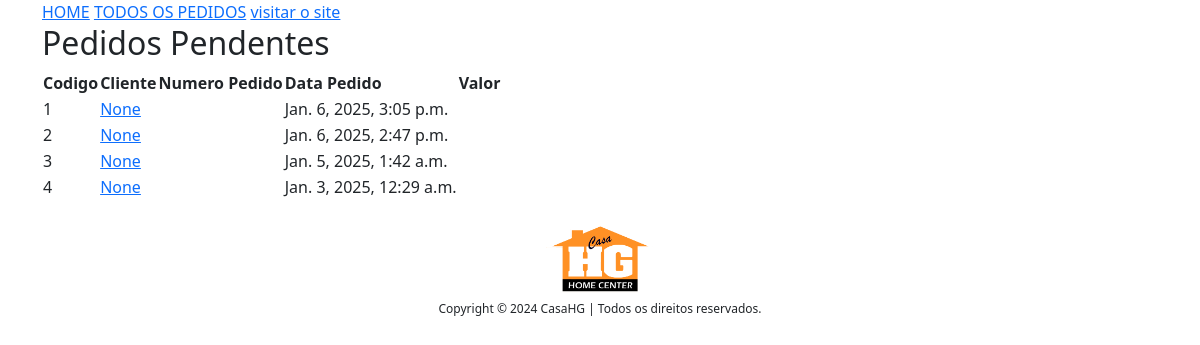
Before: /admin-todos-pedido/ (signed in) with the older database file.
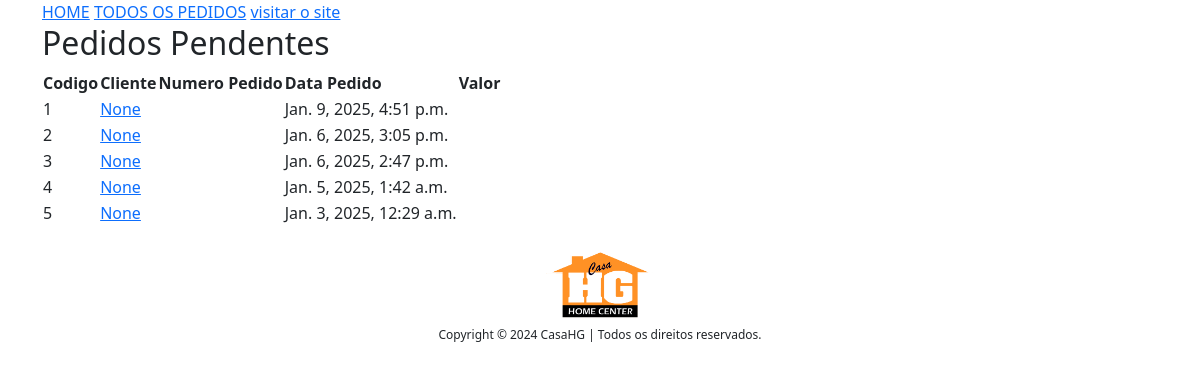
After: the same page with the newer database file.
### app/models.py (models this page shows, shortened)
class Pedido_order(models.Model):
    cliente = models.ForeignKey(Cliente,on_delete=models.CASCADE,default="")
    nome_cliente = models.CharField(max_length=200,default="")
    cpf_cnpj = models.CharField(max_length=20, default="") # cpf do cliente formatadinho direitinho
    codigo_cliente = models.CharField(max_length=8,default="",null=True,blank=True) # codigo consistente com sistema interno, se não tiver
    telefone = models.CharField(max_length=19,default="")
    email = models.EmailField(default="")
    carro = models.ForeignKey(Carro,on_delete=models.CASCADE)
    pedido_status = models.CharField(max_length=50, choices=PEDIDO_STATUS)
    total_bruto = models.DecimalField(max_digits=10,decimal_places=2,default=0)
    frete =  models.DecimalField(max_digits=10,decimal_places=2,default=0)
    total_desconto = models.DecimalField(max_digits=10,decimal_places=2,default=0)
    total_final = models.DecimalField(max_digits=10,decimal_places=2,default=0)
    local_de_pagamento = models.CharField(max_length=200,default="",null=True,blank=True)
    forma_de_pagamento = models.CharField(max_length=200,default="",null=True,blank=True)
    parcelas = models.PositiveIntegerField(default=1)
    valor_parcela = models.DecimalField(max_digits=10,decimal_places=2,default=0)
    endereco_envio = models.ForeignKey(Endereco,on_delete=models.CASCADE,default="")
    endereco_envio_formatado = models.CharField(max_length=200,default="")
    criado_em = models.DateTimeField(auto_now_add=True)
    ordenado_por = models.CharField(max_length=200,null=True,blank=True)

class Empresa(models.Model):
    titulo = models.CharField(max_length=200)
    link = models.CharField(max_length=200,null=True,blank=True)
    image = models.ImageField(upload_to="empresas")

### app/views.py (the view)
# urls.py: path("admin-todos-pedido/", AdminTodosPedidoView.as_view(), name="admintodospedido"),
class AdminTodosPedidoView(AdminRequireMixin, BaseContextMixin, ListView):
    template_name = "admin_paginas/admintodospedido.html"
    queryset = Pedido_order.objects.all().order_by("-id")
    context_object_name = "todospedido"
    def get_context_data(self, **kwargs):
        context = super().get_context_data(**kwargs)
        context["PedidosPendentes"] = Pedido_order.objects.filter(pedido_status="Pedido Recebido").order_by("-id")
        return context

### app/context_processors.py (called while the page is built)
def add_empresa_to_context(request):
    return {'empresa': Empresa.objects.first(), 'debug_var': 'Debug Variable'}

### app/views.py (called while the page is built)
    def dispatch(self, request, *args, **kwargs):
        if request.user.is_authenticated:# and Admin.objects.filter(user=request.user).exists():
            pass
        else:
            return redirect("/admin-login/")
        return super().dispatch(request,*args,**kwargs)

    def get_context_data(self, **kwargs):
        context = super().get_context_data(**kwargs)
        context['todoscategorias'] = Categoria.objects.all()
        context['footer'] = Empresa.objects.all()
        return context

### templates/admin_paginas/admintodospedido.html (shortened to what this page needs)
{%extends "admin_paginas/adminbase.html"%}
    {% block content %}
    <div class = "container">
        <div class = "row">
            <div class = "col-md-12">
                <h2>Pedidos Pendentes</h2>
                <table>
                    <thead>
                        <tr>
                            <th>Codigo</th>
                            <th>Cliente</th>
                            <th>Numero Pedido</th>
                            <th>Data Pedido</th>
                            <th>Valor</th>
                        </tr>
                    </thead>
                    <tbody>
                        {% for pedido in todospedido %}
                        <tr>
                            <td>{{forloop.counter}}</td>
                            <td><a href="{% url 'lojaapp:adminpedido' pedido.id %}">{{pedido.ordenado_por}}</a></td>
                            <td>{{pedido.pedido_id}}</td>
                            <td>{{pedido.criado_em}}</td>
                            <td>{{pedido.total}}</td>
                        </tr>
                        {%endfor%}
                    </tbody>
                </table>
            </div>
        </div>
    </div>
    {% endblock %}

### templates/admin_paginas/adminbase.html (shortened to what this page needs)
<!doctype html>
<html lang="en">
<head>
    <link rel="stylesheet" href="https://cdn.jsdelivr.net/npm/bootstrap@5.3.2/dist/css/bootstrap.min.css">
</head>
<body>
    <div class = "container">
        <a href = "{% url 'lojaapp:adminhome' %}">HOME</a>
        <a href="{% url 'lojaapp:admintodospedido' %}" target="_blank"> TODOS OS PEDIDOS</a>
        <a href="{% url 'lojaapp:home' %}" target="_blank"> visitar o site</a>
    </div>
    {% block content %}
    {% endblock %}
    <br>
    <footer class="container" style="background-color: transparent; box-shadow: none;">
        <div class="row justify-content-center">
            <div class="col-3" style="display:flex; justify-content: center;">
                {% for empresa in footer %}
                    <a href=""><img src="{{ empresa.image.url }}" style="height: 70px;"></a>
                {% endfor %}
            </div>
            <div class="col-12">
                <h1 class="my-2" style="align-items: center; justify-content: center; font-size: 12px; display:flex;">Copyright © 2024 CasaHG | Todos os direitos reservados.</h1>
            </div>
        </div>
    </footer>
</body>
</html>

Changed rows visible on the page:
added Pedido_order: ordenado_por "None", criado_em "Jan. 9, 2025, 4:51 p.m."
